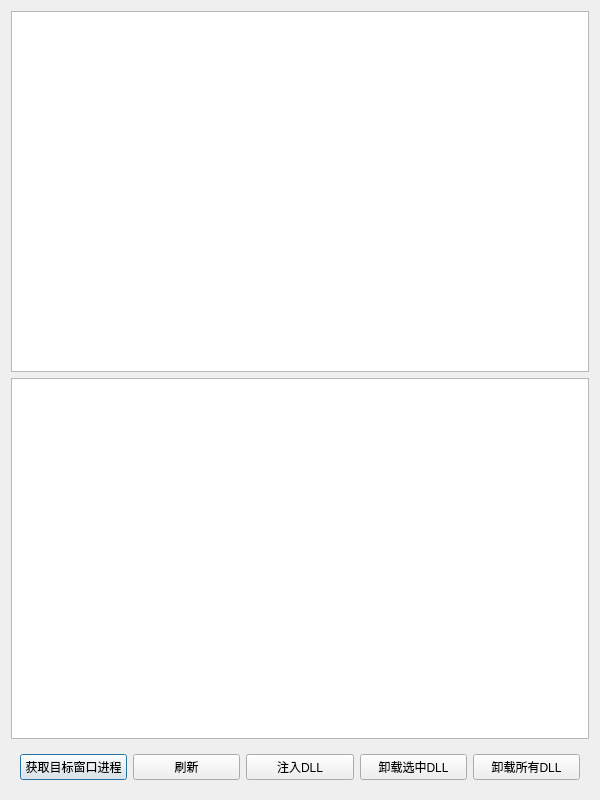
<?xml version="1.0" encoding="UTF-8"?>
<ui version="4.0">
 <class>ProcessListDialog</class>
 <widget class="QDialog" name="ProcessListDialog">
  <property name="geometry">
   <rect>
    <x>0</x>
    <y>0</y>
    <width>600</width>
    <height>800</height>
   </rect>
  </property>
  <property name="windowTitle">
   <string>进程列表</string>
  </property>
  <layout class="QVBoxLayout" name="verticalLayout">
   <item>
    <widget class="QTableView" name="procTableView"/>
   </item>
   <item>
    <widget class="QTableView" name="dllTableView"/>
   </item>
   <item>
    <widget class="QWidget" name="widget" native="true">
     <layout class="QHBoxLayout" name="horizontalLayout">
      <item>
       <widget class="QPushButton" name="pushButton_3">
        <property name="text">
         <string>获取目标窗口进程</string>
        </property>
       </widget>
      </item>
      <item>
       <widget class="QPushButton" name="pushButton_2">
        <property name="text">
         <string>刷新</string>
        </property>
       </widget>
      </item>
      <item>
       <widget class="QPushButton" name="pushButton_4">
        <property name="text">
         <string>注入DLL</string>
        </property>
       </widget>
      </item>
      <item>
       <widget class="QPushButton" name="pushButton">
        <property name="text">
         <string>卸载选中DLL</string>
        </property>
       </widget>
      </item>
      <item>
       <widget class="QPushButton" name="pushButton_5">
        <property name="text">
         <string>卸载所有DLL</string>
        </property>
       </widget>
      </item>
     </layout>
    </widget>
   </item>
  </layout>
 </widget>
 <resources/>
 <connections/>
</ui>
